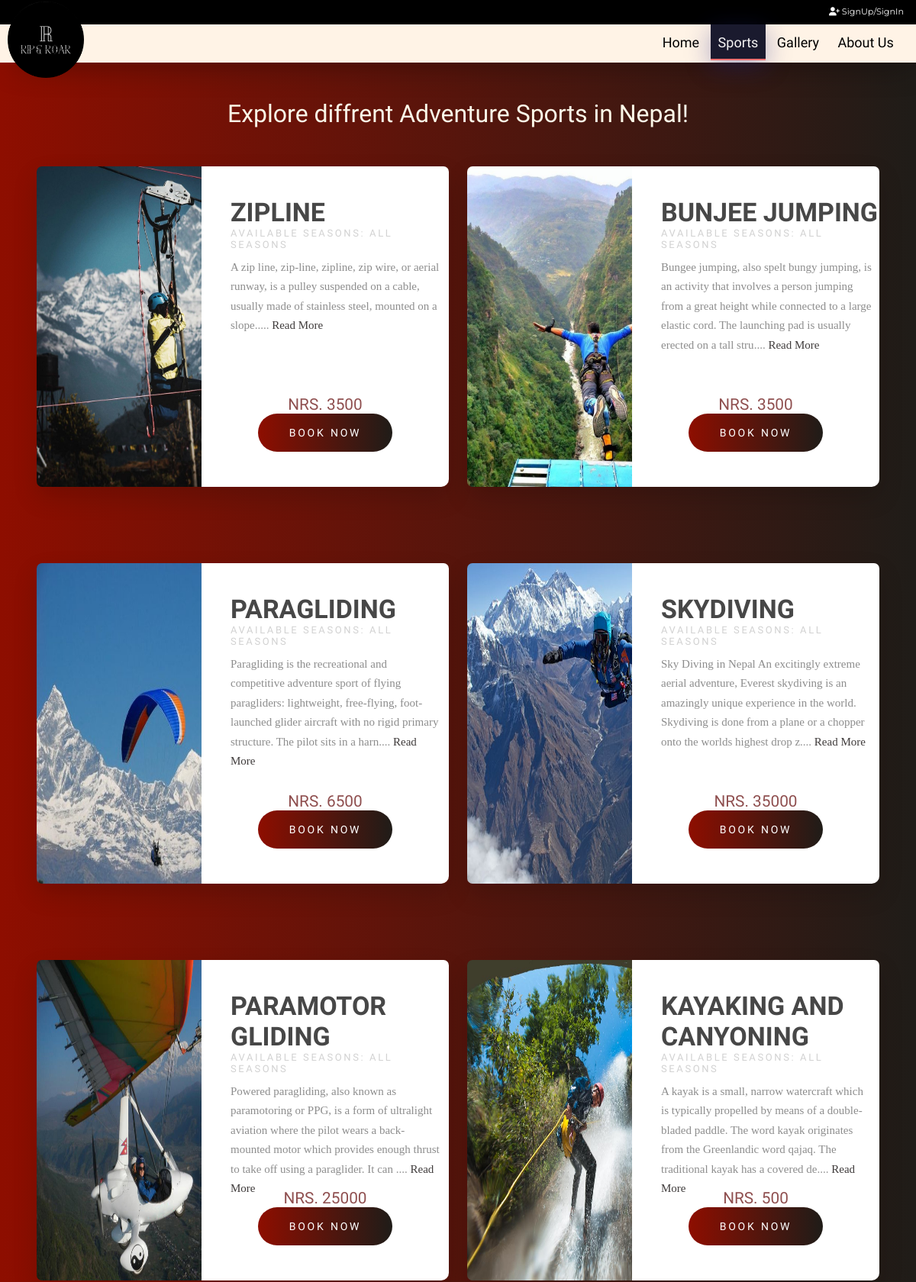
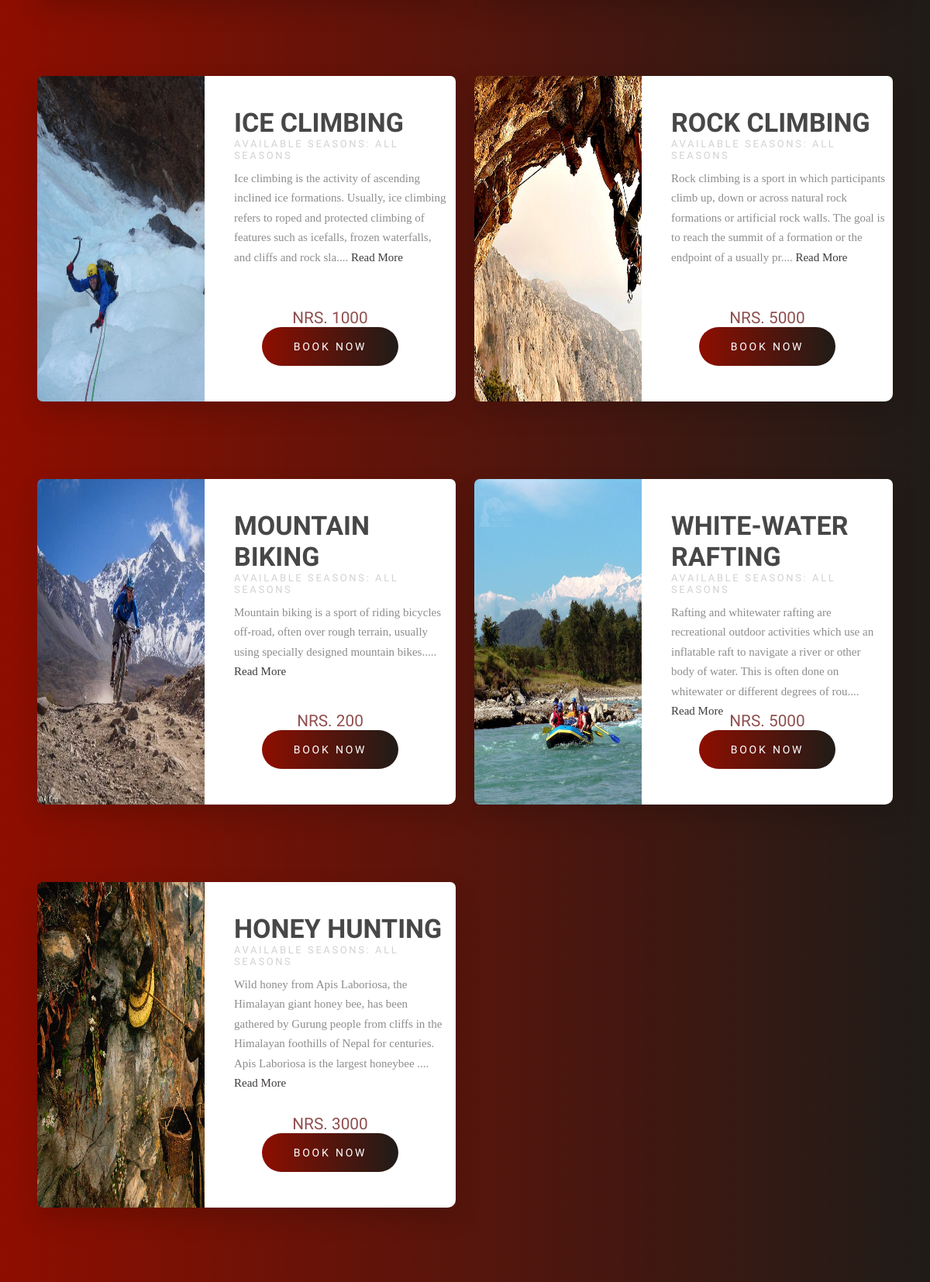
Screenshot of /explore.php (upper part) with the database file from the repository (2 pictures, top to bottom).
### tables this page shows
CREATE TABLE `sport` (
  `sport_id` int(11) NOT NULL,
  `name` varchar(255) NOT NULL,
  `available_season` varchar(255) NOT NULL,
  `slot_duration` int(11) NOT NULL,
  `opening_time` time NOT NULL,
  `closing_time` time NOT NULL,
  `total_slots` int(11) NOT NULL,
  `max_slot_capacity` int(11) NOT NULL,
  `price` double NOT NULL,
  `thumbnail1` varchar(500) NOT NULL,
  `thumbnail2` varchar(500) NOT NULL,
  `thumbnail3` varchar(500) NOT NULL,
  `description` varchar(1000) NOT NULL
);

### includes/db.php (called while the page is built, shortened)
<?php
class DbConnection{
    private $host = 'localhost';
    private $username = 'root';
    private $password = '';
    private $database = 'rrdb';
    protected $connection;
    public function __construct(){
        if (!isset($this->connection)) {
            $this->connection = new mysqli($this->host, $this->username, $this->password, $this->database);
        }
        return $this->connection;
    }
}
?>

### includes/crud.php (called while the page is built, shortened)
<?php
     include_once "db.php";
     class CrudOperation extends DbConnection{
         public function fetch_all_table_data($table_name) {
            $array = [];
            $sql = "SELECT * FROM $table_name";
            $query = $this->connection->query($sql);
            while($row = mysqli_fetch_assoc($query)){
                $array[] = $row;
            }
            return $array;
         }
     }
     $crud = new CrudOperation;
?>

### explore.php (the view, shortened to what this page needs)
<?php include_once 'header.php'; ?>
    <h1 class="exploreTitle">Explore diffrent Adventure Sports in Nepal!</h1>
    <div class="sportDisplay">
        <?php
            $sports = $crud->fetch_all_table_data('sport');
            foreach($sports as $sport) {
                ?>
                <div class="wrapper">
                    <div class="product-img">
                    <div class="img-wrapper"><img src="dbImages/sports/<?php echo $sport['thumbnail1'] ?>" height="420" width="327"></div>
                    </div>
                    <div class="product-info">
                        <div class="product-text">
                            <h1><?php echo strtoupper($sport['name']); ?></h1>
                            <h2>Available Seasons: <?php echo strtoupper($sport['available_season']); ?></h2>
                            <p><?php echo substr($sport['description'],0,200); ?>....
                                <a href="sport.php?sportId=<?php echo $sport['sport_id']; ?>"  >Read More</a>
                            </p>
                        </div>
                        <div class="product-price-btn">
                            <p><span>NRS. <?php echo strtoupper($sport['price']); ?></span></p>
                            <a href="sport.php?sportId=<?php echo $sport['sport_id']; ?>" onclick="">Book Now</a>
                        </div>
                    </div>
                </div>
                <?php
            }
            ?>
    </div>
<?php include_once 'footer.php'; ?>

### rows the page displays
sport: thumbnail1 (picture), name "ZIPLINE", available_season "ALL SEASONS", description "A zip line, zip-line, zipline, zip wire, or aerial runway, is a pulley suspended on a cable, usually made of stainless steel, mounted on a slope.", price "3500"
sport: thumbnail1 (picture), name "BUNJEE JUMPING", available_season "ALL SEASONS", description "Bungee jumping, also spelt bungy jumping, is an activity that involves a person jumping from a great height while connected to a large elastic cord. The launching pad is usually erected on a tall stru", price "3500"
sport: thumbnail1 (picture), name "PARAGLIDING", available_season "ALL SEASONS", description "Paragliding is the recreational and competitive adventure sport of flying paragliders: lightweight, free-flying, foot-launched glider aircraft with no rigid primary structure. The pilot sits in a harn", price "6500"
sport: thumbnail1 (picture), name "SKYDIVING", available_season "ALL SEASONS", description "Sky Diving in Nepal An excitingly extreme aerial adventure, Everest skydiving is an amazingly unique experience in the world. Skydiving is done from a plane or a chopper onto the worlds highest drop z", price "35000"
sport: thumbnail1 (picture), name "PARAMOTOR GLIDING", available_season "ALL SEASONS", description "Powered paragliding, also known as paramotoring or PPG, is a form of ultralight aviation where the pilot wears a back-mounted motor which provides enough thrust to take off using a paraglider. It can", price "25000"
sport: thumbnail1 (picture), name "KAYAKING AND CANYONING", available_season "ALL SEASONS", description "A kayak is a small, narrow watercraft which is typically propelled by means of a double-bladed paddle. The word kayak originates from the Greenlandic word qajaq. The traditional kayak has a covered de", price "500"
sport: thumbnail1 (picture), name "ICE CLIMBING", available_season "ALL SEASONS", description "Ice climbing is the activity of ascending inclined ice formations. Usually, ice climbing refers to roped and protected climbing of features such as icefalls, frozen waterfalls, and cliffs and rock sla", price "1000"
sport: thumbnail1 (picture), name "ROCK CLIMBING", available_season "ALL SEASONS", description "Rock climbing is a sport in which participants climb up, down or across natural rock formations or artificial rock walls. The goal is to reach the summit of a formation or the endpoint of a usually pr", price "5000"
sport: thumbnail1 (picture), name "MOUNTAIN BIKING", available_season "ALL SEASONS", description "Mountain biking is a sport of riding bicycles off-road, often over rough terrain, usually using specially designed mountain bikes.", price "200"
sport: thumbnail1 (picture), name "WHITE-WATER RAFTING", available_season "ALL SEASONS", description "Rafting and whitewater rafting are recreational outdoor activities which use an inflatable raft to navigate a river or other body of water. This is often done on whitewater or different degrees of rou", price "5000"
sport: thumbnail1 (picture), name "HONEY HUNTING", available_season "ALL SEASONS", description "Wild honey from Apis Laboriosa, the Himalayan giant honey bee, has been gathered by Gurung people from cliffs in the Himalayan foothills of Nepal for centuries. Apis Laboriosa is the largest honeybee", price "3000"
